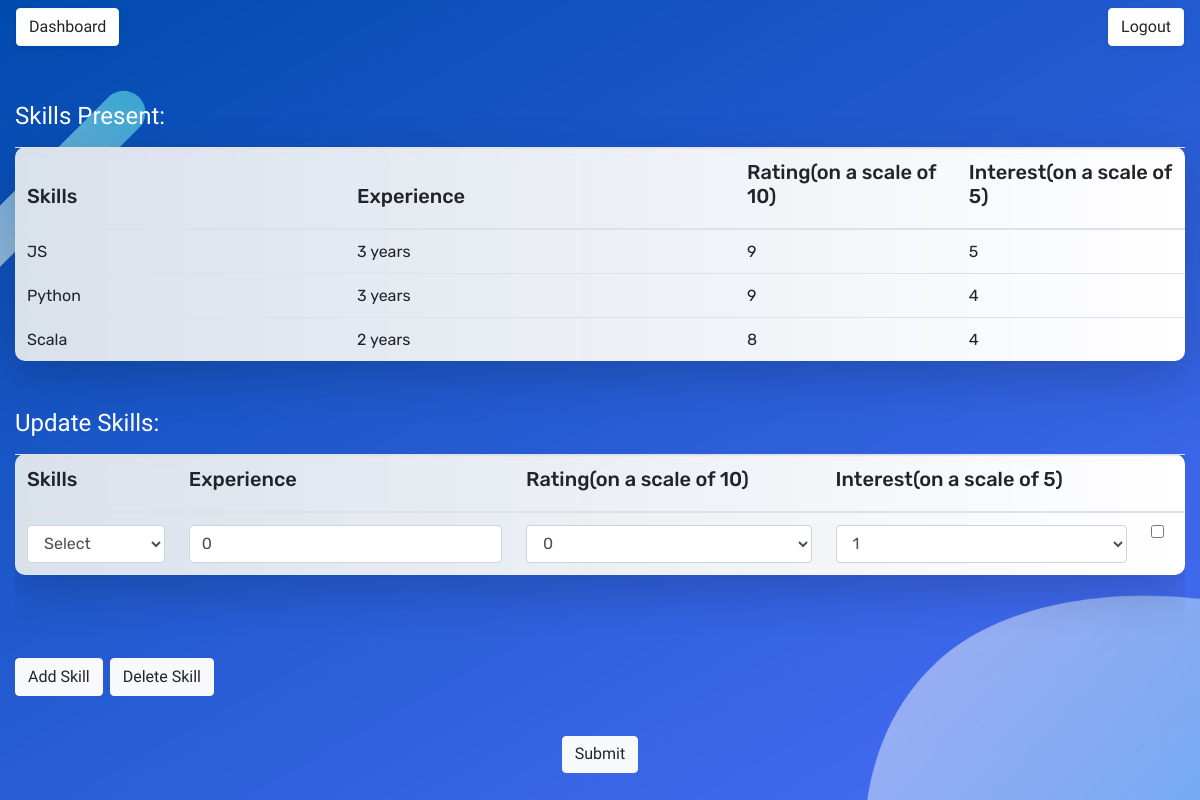
Page /update_skill (signed in) on the committed database.
### app/models.py (models this page shows, shortened)
class Skills(db.Model):
    skill_id = db.Column(db.Integer, primary_key=True, autoincrement=True)
    employee_id = db.Column(db.String(24), db.ForeignKey('users.id'))
    skill = db.Column(db.String(24), index=True)
    skill_exp = db.Column(db.Integer, index=True)
    emp_rating = db.Column(db.Integer, index=True)
    manager_rating = db.Column(db.Integer, index=True)
    skill_interest = db.Column(db.Integer, index=True)
    timestamp = db.Column(db.DateTime, nullable=False, default=datetime.utcnow)
    def __repr__(self):
        return '<skill_id : {}><Employee ID : {}><skill : {}><exp : {}><emp_rating : {}><manager_rating : {} ' \
               '<timestamp : {}>'.format(self.skill_id, self.employee_id, self.skill, self.skill_exp, self.emp_rating,
                                         self.manager_rating, self.timestamp)

### app/routes.py (the view, shortened to what this page needs)
@app.route('/update_skill', methods=['GET', 'POST'])
def update_skill():
    x = db.session.query(db.func.max(Skills.skill_id)).group_by(Skills.skill, Skills.employee_id).filter(
        Skills.employee_id == current_user.id).all()
    sk = LookupTable.query.filter_by(field="skill").all()
    print(x)
    print(sk)
    skills = []
    for i in x:
        skills.append(Skills.query.filter_by(skill_id=i[0]).first())
    print(skills)
    if not current_user.is_authenticated:
        return redirect(url_for('login'))
    return render_template('update_skill.html', title='Update Skill', skills=skills, len=len(skills), s=sk)

### app/models.py (called while the page is built)
@login.user_loader
def load_user(id):
    return Users.query.get(id)

    def __repr__(self):
        return '<value : {}><field : {}>'.format(self.value, self.field)

### app/templates/update_skill.html (shortened to what this page needs)
{% extends "base.html" %}
{% block content %}
    <form action="" method="post" id="form" class="container-fluid">
        <label id="1" for="skillsTable"><h4>Skills Present:</h4></label>
        <table id="skillsTable" class="table table-hover shadow-lg p-4 mb-4 bg-white">
            <thead>
                <tr>
                  <th scope="col" style="width: 330px;"><h5>Skills</h5></th>
                  <th scope="col" style="width: 390px;"><h5>Experience</h5></th>
                  <th scope="col"><h5>Rating(on a scale of 10)</h5></th>
                  <th scope="col"><h5>Interest(on a scale of 5)</h5></th>
                </tr>
            </thead>
            <tbody>
            {% for i in range(0,len) %}
                <tr>
                    <td>
                        {{skills[i].skill}}
                    </td>
                    <td>
                        {% if skills[i].skill_exp == 1 %}
                        {{skills[i].skill_exp}} year
                        {% else %}
                        {{skills[i].skill_exp}} years
                        {% endif %}
                    </td>
                    <td>
                        {{skills[i].emp_rating}}
                    </td>
                    <td>
                        {{skills[i].skill_interest}}
                    </td>
                </tr>
            {% endfor %}
            </tbody>
        </table>
        <br>
        <label for="dataTable"><h4>Update Skills:</h4></label>
        <div style="height:180px;overflow:auto;">
            <table id="dataTable" class="table table-hover shadow-lg p-4 mb-4 bg-white">
            <thead>
                <tr>
                  <th scope="col"><h5>Skills</h5></th>
                  <th scope="col"><h5>Experience</h5></th>
                  <th scope="col"><h5>Rating(on a scale of 10)</h5></th>
                  <th scope="col"><h5>Interest(on a scale of 5)</h5></th>
                    <th scope="col"></th>
                </tr>
            </thead>
            <tbody>
                <tr>
                    <td>
                        <select class='form-control' id="skills" name="skills1">
                            <option value="Select" selected disabled>Select</option>
                        </select>
                    </td>
                    <td>
                        <input type="text" class="form-control" id="experience" name="experience1" value="0" required>
                    </td>
                    <td>
                        <select class="select form-control"  id="rating" name="rating1">
                            <option value="0" selected>0</option>
                        </select>
                    </td>
                    <td>
                        <select class="select form-control"  id="interest" name="interest1">
                            <option value="0" selected>1</option>
                        </select>
                    </td>
                    <td id="col_0_0"><input type="checkbox" name="chk1"></td>
                </tr>
            </tbody>
        </table>
        </div>
        <br>
        <input type="button" class="btn btn-light" value="Add Skill" onclick="addRow('dataTable')" style="margin-right:3px;font-family: Cairo">
        <input type="button" class="btn btn-light" value="Delete Skill" onclick="deleteRow('dataTable')" style="font-family: Cairo">
        <br><br>
    </form>
    <button style="margin-left:auto;margin-right:auto;display:block;padding-top: 5px;font-family: Cairo" type="submit" class="btn btn-light"  data-toggle="modal" data-target="#exampleModal">Submit</button>
    <br>
{% endblock %}

### app/templates/base.html (style rules this page uses)
body { background-size: cover; font-family: 'Cairo', sans-serif; }

### app/templates/update_skill.html (style rules this page uses)
body { background-image: url('static/res/update_skill1.png') ; font-family: 'Rubik', sans-serif; }
#dataTable { background-image: url("static/res/bg.jpg"); background-repeat: no-repeat; background-size: cover; border-radius: 10px; }
#skillsTable { background-image: url("static/res/bg.jpg"); background-repeat: no-repeat; background-size: cover; border-radius: 10px; }
label { color:white; font-family: 'QuickSand'; }

### rows in the picture
Skills: skill "JS", skill_exp "3", emp_rating "9", skill_interest "5"
Skills: skill "Python", skill_exp "3", emp_rating "9", skill_interest "4"
Skills: skill "Scala", skill_exp "2", emp_rating "8", skill_interest "4"
